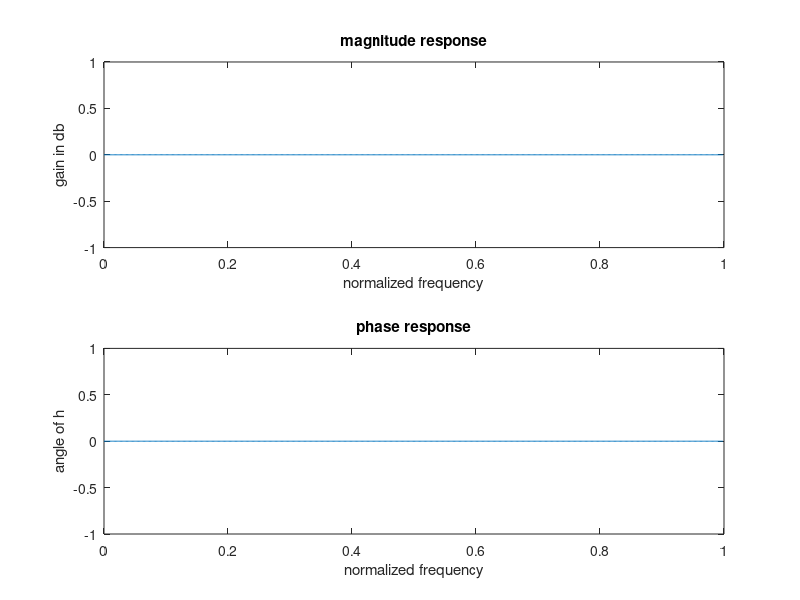

This chart was generated by the following MATLAB code:
clc;
close all;
clear all;
num=input('enter the numerator coefficients :');
den=input('enter the denominator coefficients :');
[h,om]=freqz(num,den);
disp(h);
subplot(2,1,1);
plot(om/pi,20*log10(abs(h)));
disp(abs(h));
xlabel('normalized frequency');
ylabel('gain in db');
title('magnitude response');
subplot(2,1,2);
plot(om/pi,angle(h));
disp(angle(h));
xlabel('normalized frequency');
ylabel('angle of h');
title('phase response');